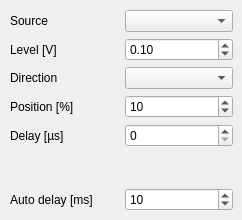
    <widget class="QWidget" name="triggerTab">
     <attribute name="title">
      <string>Trigger</string>
     </attribute>
     <widget class="QWidget" name="gridLayoutWidget_5">
      <property name="geometry">
       <rect>
        <x>10</x>
        <y>10</y>
        <width>223</width>
        <height>201</height>
       </rect>
      </property>
      <layout class="QGridLayout" name="gridLayout_2">
       <item row="2" column="0">
        <widget class="QLabel" name="triggerModeLabel">
         <property name="locale">
          <locale language="English" country="UnitedKingdom"/>
         </property>
         <property name="text">
          <string>Direction</string>
         </property>
        </widget>
       </item>
       <item row="1" column="0">
        <widget class="QLabel" name="triggerLevelLabel">
         <property name="locale">
          <locale language="English" country="UnitedKingdom"/>
         </property>
         <property name="text">
          <string>Level [V]</string>
         </property>
        </widget>
       </item>
       <item row="0" column="1">
        <widget class="QComboBox" name="triggerSourceComboBox">
         <property name="currentText">
          <string/>
         </property>
         <property name="currentIndex">
          <number>-1</number>
         </property>
        </widget>
       </item>
       <item row="6" column="0">
        <widget class="QLabel" name="triggerAutoDelayLabel">
         <property name="locale">
          <locale language="English" country="UnitedKingdom"/>
         </property>
         <property name="text">
          <string>Auto delay [ms]</string>
         </property>
        </widget>
       </item>
       <item row="3" column="1">
        <widget class="QDoubleSpinBox" name="triggerPositionSpinBox">
         <property name="locale">
          <locale language="English" country="UnitedKingdom"/>
         </property>
         <property name="buttonSymbols">
          <enum>QAbstractSpinBox::ButtonSymbols::UpDownArrows</enum>
         </property>
         <property name="suffix">
          <string/>
         </property>
         <property name="decimals">
          <number>0</number>
         </property>
         <property name="minimum">
          <double>-50.000000000000000</double>
         </property>
         <property name="maximum">
          <double>50.000000000000000</double>
         </property>
         <property name="singleStep">
          <double>0.000000000000000</double>
         </property>
         <property name="value">
          <double>10.000000000000000</double>
         </property>
        </widget>
       </item>
       <item row="0" column="0">
        <widget class="QLabel" name="triggerSourceLabel">
         <property name="locale">
          <locale language="English" country="UnitedKingdom"/>
         </property>
         <property name="text">
          <string>Source</string>
         </property>
        </widget>
       </item>
       <item row="6" column="1">
        <widget class="QDoubleSpinBox" name="triggerAutoDelaySpinBox">
         <property name="locale">
          <locale language="English" country="UnitedKingdom"/>
         </property>
         <property name="buttonSymbols">
          <enum>QAbstractSpinBox::ButtonSymbols::UpDownArrows</enum>
         </property>
         <property name="suffix">
          <string/>
         </property>
         <property name="decimals">
          <number>0</number>
         </property>
         <property name="minimum">
          <double>0.000000000000000</double>
         </property>
         <property name="maximum">
          <double>2000.000000000000000</double>
         </property>
         <property name="singleStep">
          <double>1.000000000000000</double>
         </property>
         <property name="value">
          <double>10.000000000000000</double>
         </property>
        </widget>
       </item>
       <item row="1" column="1">
        <widget class="QDoubleSpinBox" name="triggerLevelSpinBox">
         <property name="locale">
          <locale language="English" country="UnitedKingdom"/>
         </property>
         <property name="buttonSymbols">
          <enum>QAbstractSpinBox::ButtonSymbols::UpDownArrows</enum>
         </property>
         <property name="suffix">
          <string/>
         </property>
         <property name="decimals">
          <number>2</number>
         </property>
         <property name="minimum">
          <double>-5.000000000000000</double>
         </property>
         <property name="maximum">
          <double>5.000000000000000</double>
         </property>
         <property name="singleStep">
          <double>0.100000000000000</double>
         </property>
         <property name="value">
          <double>0.100000000000000</double>
         </property>
        </widget>
       </item>
       <item row="3" column="0">
        <widget class="QLabel" name="triggerPositionLabel">
         <property name="locale">
          <locale language="English" country="UnitedKingdom"/>
         </property>
         <property name="text">
          <string>Position [%]</string>
         </property>
        </widget>
       </item>
       <item row="2" column="1">
        <widget class="QComboBox" name="triggerModeComboBox">
         <property name="currentText">
          <string/>
         </property>
         <property name="currentIndex">
          <number>-1</number>
         </property>
        </widget>
       </item>
       <item row="4" column="1">
        <widget class="QDoubleSpinBox" name="triggerDelaySpinBox">
         <property name="locale">
          <locale language="English" country="UnitedKingdom"/>
         </property>
         <property name="buttonSymbols">
          <enum>QAbstractSpinBox::ButtonSymbols::UpDownArrows</enum>
         </property>
         <property name="suffix">
          <string/>
         </property>
         <property name="decimals">
          <number>0</number>
         </property>
         <property name="minimum">
          <double>0.000000000000000</double>
         </property>
         <property name="maximum">
          <double>200.000000000000000</double>
         </property>
         <property name="singleStep">
          <double>1.000000000000000</double>
         </property>
         <property name="value">
          <double>0.000000000000000</double>
         </property>
        </widget>
       </item>
       <item row="4" column="0">
        <widget class="QLabel" name="triggerDelayLabel">
         <property name="locale">
          <locale language="English" country="UnitedKingdom"/>
         </property>
         <property name="text">
          <string>Delay [µs]</string>
         </property>
        </widget>
       </item>
       <item row="5" column="0">
        <spacer name="verticalSpacer_4">
         <property name="orientation">
          <enum>Qt::Orientation::Vertical</enum>
         </property>
         <property name="sizeHint" stdset="0">
          <size>
           <width>20</width>
           <height>40</height>
          </size>
         </property>
        </spacer>
       </item>
      </layout>
     </widget>
    </widget>
